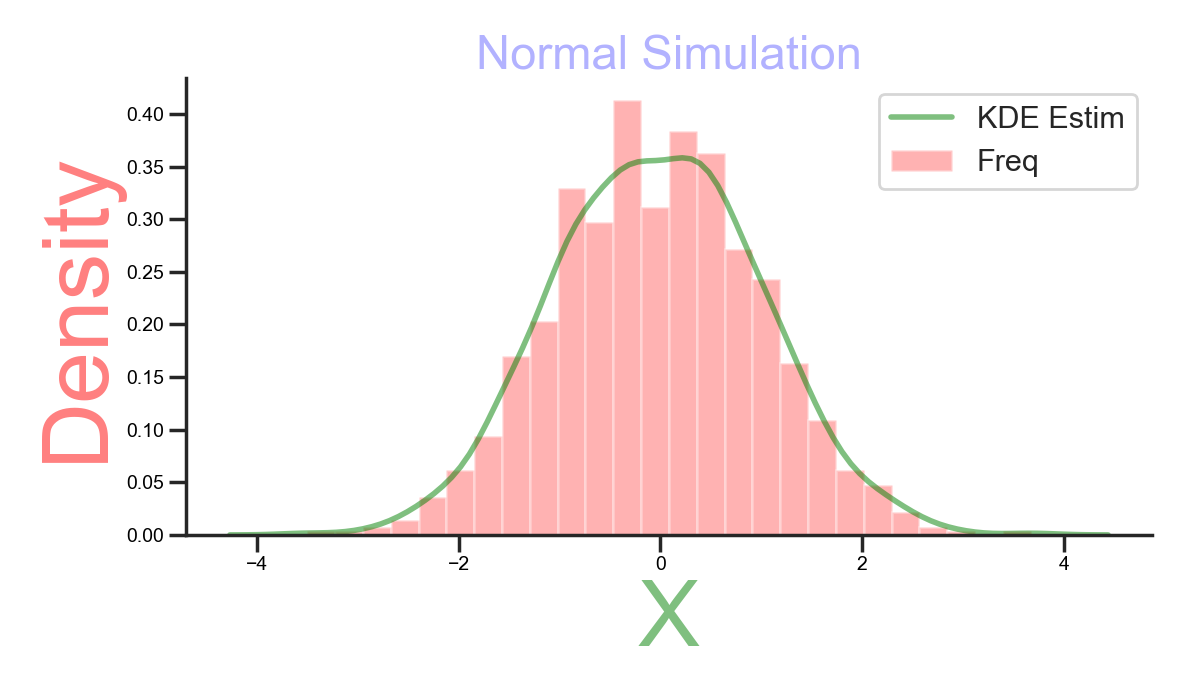

Write Python code to recreate this figure.
import matplotlib.pyplot as plt  # sets up plotting under plt
import numpy as np
import seaborn as sns  # sets up styles and gives us more plotting options

# Create a list of 1000 Normal RVs
x = np.random.normal(size=1000)

sns.set_context("poster")
sns.set_style("ticks")
# This  Function creates a normed Histogram by default.
# If we use the parameter kde=False and norm_hist=False then
# we will be using a count histogram

g = sns.distplot(x,
                 kde_kws={"color": "g", "lw": 4, "label": "KDE Estim", "alpha": 0.5},
                 hist_kws={"color": "r", "alpha": 0.3, "label": "Freq"})

# remove the top and right line in graph
sns.despine()

# Set the size of the graph from here
g.figure.set_size_inches(12, 7)
# Set the Title of the graph from here
g.axes.set_title('Normal Simulation', fontsize=34, color="b", alpha=0.3)
# Set the xlabel of the graph from here
g.set_xlabel("X", size=67, color="g", alpha=0.5)
# Set the ylabel of the graph from here
g.set_ylabel("Density", size=67, color="r", alpha=0.5)
# Set the ticklabel size and color of the graph from here
g.tick_params(labelsize=14, labelcolor="black")

plt.tight_layout()
plt.savefig('histogram.png', format='png')
plt.show()
